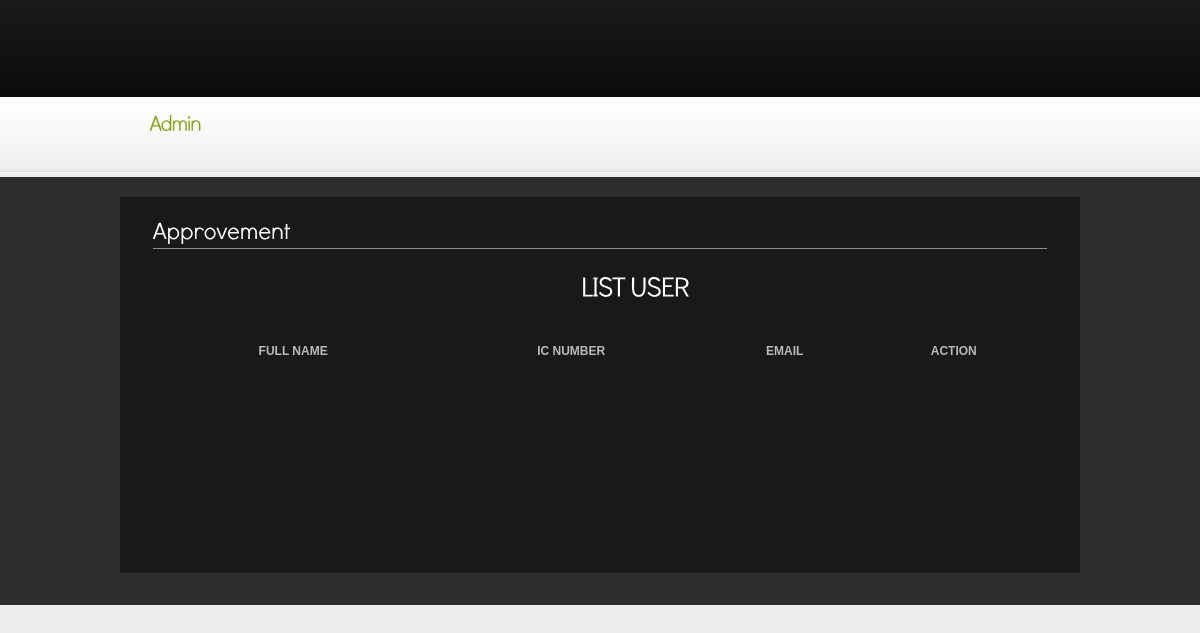
The app's page /admin.php, older data.
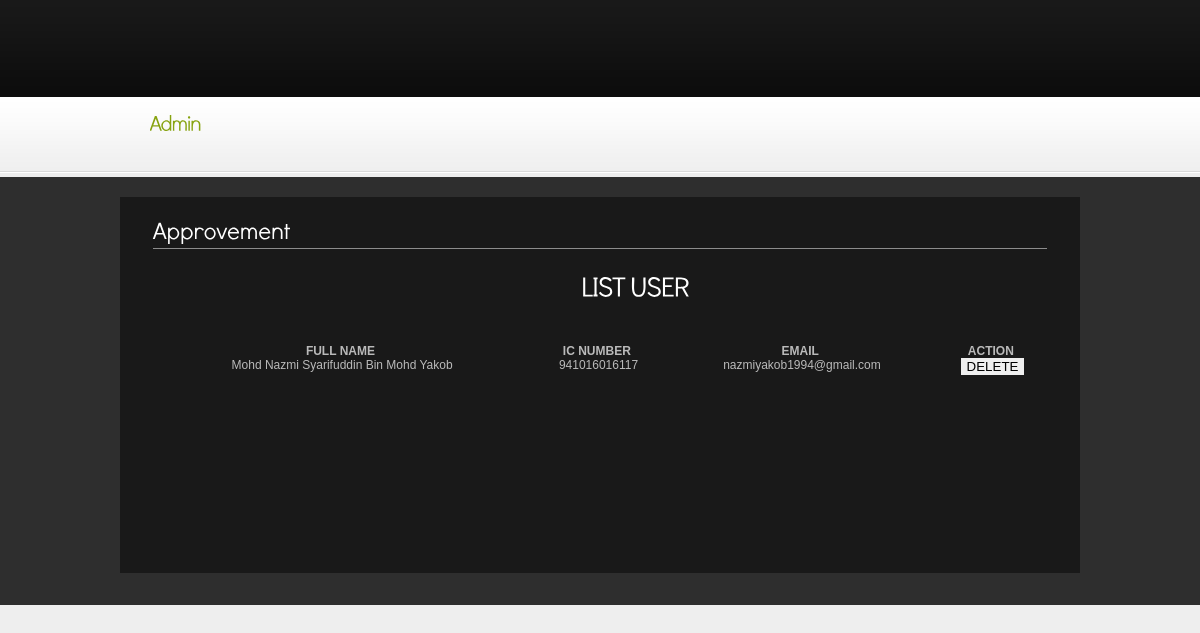
The same page, newer data.
### tables this page shows
CREATE TABLE `user` (
  `ic_no` bigint(20) NOT NULL,
  `fullname` varchar(100) NOT NULL,
  `password` varchar(20) NOT NULL,
  `email` varchar(30) NOT NULL,
  `phone_number` int(12) NOT NULL,
  `user_type` varchar(5) NOT NULL
);

### admin.php (the view, shortened to what this page needs)
<html lang="en">
<head>
<link rel="stylesheet" href="css/reset.css" type="text/css" media="all">
<link rel="stylesheet" href="css/layout.css" type="text/css" media="all">
<link rel="stylesheet" href="css/style.css" type="text/css" media="all">
</head>
<body id="page1">
<div class="body1">
  <div class="main">
    <header>
      <h1><a href="index.php" id="logo"></a></h1>
      <div class="wrapper">
        <ul id="icons">
          <li><a href="#" class="normaltip"><img src="images/icon1.jpg" alt=""></a></li>
          <li><a href="#" class="normaltip"><img src="images/icon2.jpg" alt=""></a></li>
          <li><a href="#" class="normaltip"><img src="images/icon3.jpg" alt=""></a></li>
        </ul>
      </div>
      <nav>
        <ul id="menu">
          <li class="end" id="menu_active"><a href="admin.php">Admin</a></li>
        </ul>
      </nav>
    </header>
  </div>
</div>
<div class="body2">
  <div class="main">
    <section id="content">
      <div class="wrapper">
        <article>
          <form id="form_1" action="#" method="post">
            <div class="pad1">
              <h3>Approvement</h3>
              <?php
                $query1=mysql_query("SELECT * FROM user");
                echo " <h4><center> LIST USER </center></h4>
                <p><br>
                <table border='1' text-align='center' width='100%'>
                <tr bgcolor='lightyellow'>
                  <th><center> FULL NAME </center></th>
                  <th><center> IC NUMBER </center></th>
                  <th><center> EMAIL </center></th>
                  <th><center> ACTION </center></th>
                </tr>
                </div></div>";
                while($query2=mysql_fetch_array($query1))
                {
                  echo"<tr height='30px'>";
                  echo "<td align='center' valign='top'>&nbsp;" . $query2['fullname'] . "</td>";
                  echo "<td align='center' valign='top'>&nbsp;" . $query2['ic_no'] . "</td>";
                  echo "<td align='center' valign='top'>&nbsp;" . $query2['email'] . "</td>";
                  echo "<td align='center'>&nbsp;" . "<form action='' method='POST'><button type='submit' span='2' formaction='user_delete.php?fullname=".$query2['fullname']."'>DELETE</button></form>";
                  echo "</td>";
                  echo "</tr>";
                }
              ?>
            </div>
      </div>
</body>
</html>

### css/style.css (style rules this page uses)
article, aside, audio, canvas, command, datalist, details, embed, figcaption, figure, footer, header, hgroup, keygen, meter, nav, output, progress, section, source, video { display:block }
.wrapper { width:100%; overflow:hidden }
body { background:#eee; border:0; font:12px Arial, Helvetica, sans-serif; color:#bababa; line-height:20px }
.main { margin:0 auto; width:960px }
.body1 { background:url(../images/bg_top.gif) top repeat-x }
.body2 { background:#2e2e2e }
a { color:#87a310; text-decoration:underline; outline:none }
h1 { margin-left:-7px; position:absolute; z-index:2; height:95px; padding-left:191px; padding-top:28px }
h3 { font-size:24px; color:#fff; line-height:1.2em; padding:42px 0 19px 0 }
h4 { font-size:27px; color:#fff; line-height:1.2em; padding:10px 0 23px 70px; letter-spacing:-1px }
p { padding-bottom:20px }
header { position:relative; height:177px }
#logo { display:block; background:url(../images/logo_img.png) 0 0 no-repeat; width:2px; height:38px; text-indent:-9999px }
#icons { float:right; padding:34px 29px 0 0 }
#icons li { float:left; padding-left:10px }
#menu { padding:33px 0 0 }
#menu li { padding:26px 37px 23px 30px; float:left; background:url(../images/menu_line.gif) right 0 no-repeat }
#menu .end { background:none; padding-right:0 }
#menu li a { display:inline-block; overflow:hidden; font-size:21px; color:#191919; line-height:1.2em; text-decoration:none; letter-spacing:-1px }
#menu li a:hover, #menu #menu_active a { color:#87a310 }
#content { padding-top:20px; padding-bottom:32px }
.pad1 { padding:0 30px 0 33px }
#form_1 { background:#191919; height:360px; padding-bottom:16px; color:#bababa }
#form_1 h3 { padding:23px 0 4px 0; border-bottom:1px solid #8c8c8c; margin-bottom:15px }
#form_1 .pad1 { padding:0 33px }

Row changes from the older to the newer data that the page shows:
added user: fullname "Mohd Nazmi Syarifuddin Bin Mohd Yakob", ic_no "941016016117", email "nazmiyakob1994@gmail.com"
